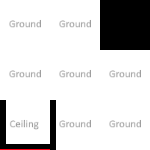

Tiled map render using the project's own tile images. Description and the whole map definition, tile-layer contents included, below:
An orthogonal 3x3 tile map with 50x50 px tiles, 4 tile layers (Ground, Ceiling, Walls, Inner Walls), 2 tilesets and 3 objects.

<map version="1.5" tiledversion="1.7.1" orientation="orthogonal" renderorder="left-up" compressionlevel="0" width="3" height="3" tilewidth="50" tileheight="50" infinite="0" nextlayerid="31" nextobjectid="68">
 <properties>
  <property name="NoAgents" type="bool" value="false" />
  <property name="NoSpawning" type="bool" value="false" />
  <property name="Offset" value="2zx;0;0" />
 </properties>
 <tileset firstgid="1" source="../../_Tiled/Master.tsx" />
 <tileset firstgid="34" source="../../_Tiled/Deco.tsx" />
 <group id="5" name="Floor 0">
  <properties>
   <property name="Height" type="float" value="2.5" />
  </properties>
  <layer id="1" name="Ground" width="3" height="3">
   <properties>
    <property name="Materials" value="[ground]" />
    <property name="Walkable" type="bool" value="true" />
   </properties>
   <data encoding="csv">
4,4,0,
4,4,4,
4,4,4
</data>
  </layer>
  <objectgroup id="30" name="Ground" visible="0">
   <properties>
    <property name="DontPropagate-Virtual" type="bool" value="true" />
    <property name="Virtual" type="bool" value="true" />
   </properties>
   <object id="66" gid="4" x="100" y="50" width="50" height="50" />
  </objectgroup>
  <layer id="28" name="Ceiling" width="3" height="3">
   <properties>
    <property name="AtCeiling" type="bool" value="true" />
    <property name="Materials" value="[ceiling]" />
   </properties>
   <data encoding="csv">
0,0,0,
0,0,0,
3,0,0
</data>
  </layer>
  <layer id="3" name="Walls" width="3" height="3">
   <properties>
    <property name="ConnectToCeiling" type="bool" value="true" />
    <property name="Materials" value="[walls]" />
   </properties>
   <data encoding="csv">
0,0,0,
0,0,0,
6,0,0
</data>
  </layer>
  <layer id="29" name="Inner Walls" width="3" height="3">
   <properties>
    <property name="Anchor" value="-1,0" />
    <property name="ConnectToCeiling" type="bool" value="true" />
    <property name="Materials" value="[walls]" />
   </properties>
   <data encoding="csv">
0,0,0,
0,0,0,
0,2684354565,0
</data>
  </layer>
  <objectgroup id="4" name="Transitions">
   <object id="65" gid="8" x="50" y="150" width="50" height="50" rotation="-90">
    <properties>
     <property name="MazeTransitions" type="int" value="2" />
     <property name="TargetZone" value="Labyrinths" />
    </properties>
   </object>
   <object id="67" gid="30" x="100" y="50" width="50" height="50" />
  </objectgroup>
  <objectgroup id="27" name="Objects" />
 </group>
</map>
